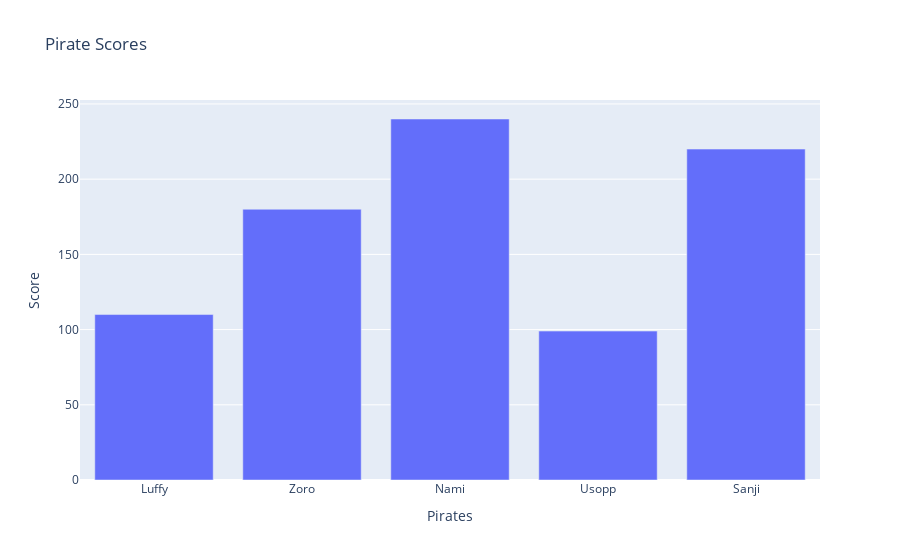

Source (notebook cell):
### Code cell
graph = go.Figure()
graph.add_trace(go.Bar(x=x1, y=y1)) #add_trace adds bar graph, Bar adds bars

#update the layout by adding title and labels
graph.update_layout(title="Pirate Scores", xaxis_title="Pirates", yaxis_title="Score")

### Figure 1 — Plotly figure (JSON) as saved in the notebook; plotly's stock layout.template omitted (floating-point values rounded to 4 significant figures)
{"data": [{"type": "bar", "x": ["Luffy", "Zoro", "Nami", "Usopp", "Sanji"], "y": [110, 180, 240, 99, 220]}], "layout": {"title": {"text": "Pirate Scores"}, "xaxis": {"title": {"text": "Pirates"}}, "yaxis": {"title": {"text": "Score"}}}}
